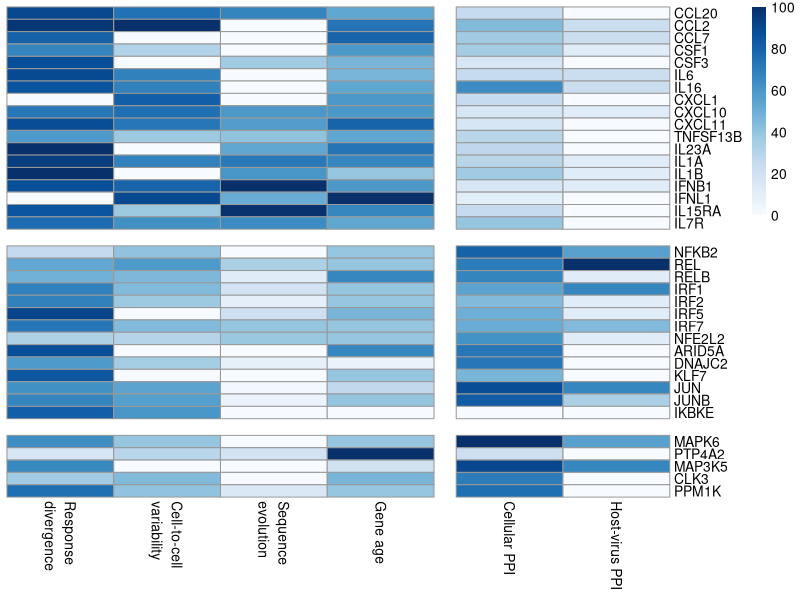

This figure's R source:
library(ggplot2)
library(gridExtra)
library(pheatmap)
library(RColorBrewer)

##################################################################################
######################## Read data ###############################################
##################################################################################

gene_table = read.csv("fibroblast_data/gene_data_features.csv", header = T, row.names = 1)

#### fix NAs based on column-specific values
gene_table[is.na(gene_table$new_div)==1,]$new_div=(-7) 
gene_table[is.na(gene_table$dNdS_29M)==1,]$dNdS_29M=0 
gene_table[is.na(gene_table$gene_age)==1,]$gene_age=-1 
gene_table[is.na(gene_table$DM_pIC4)==1,]$DM_pIC4=-1 

#### Normalize ranges

linMap <- function(x, from, to) {
  (x - min(x)) / max(x - min(x)) * (to - from) + from
}

gene_table$new_div = linMap(gene_table$new_div,0,100)
gene_table$dNdS_29M = linMap(gene_table$dNdS_29M,0,100)
gene_table$gene_age= linMap(gene_table$gene_age,0,100)
gene_table$viral_PPIs = linMap(gene_table$viral_PPIs,0,100)
gene_table$interactions_binding_with_evidence = linMap(gene_table$interactions_binding_with_evidence,0,100)
gene_table$DM_pIC4 = linMap(gene_table$DM_pIC4,0,100)


##################################################################################
######################## Plotting ################################################
##################################################################################

colnames(gene_table) = c(
  "Response\ndivergence",
  "Cell-to-cell\nvariability",
  "Sequence\nevolution",
  "Gene age",
  "Cellular PPI", 
  "Host-virus PPI")

pdf("output_figures/fig_4F.pdf",width=5,height=7, useDingbats = FALSE)
color_range  = colorRampPalette(brewer.pal(9,"Blues"))(100)
pheatmap(gene_table, 
         color = color_range,
         gaps_row = c(18,18,18,32,32,32),
         gaps_col = c(4,4,4,4),
         show_rownames = T, show_colnames = T, cluster_rows = F, cluster_cols = F)

dev.off()

